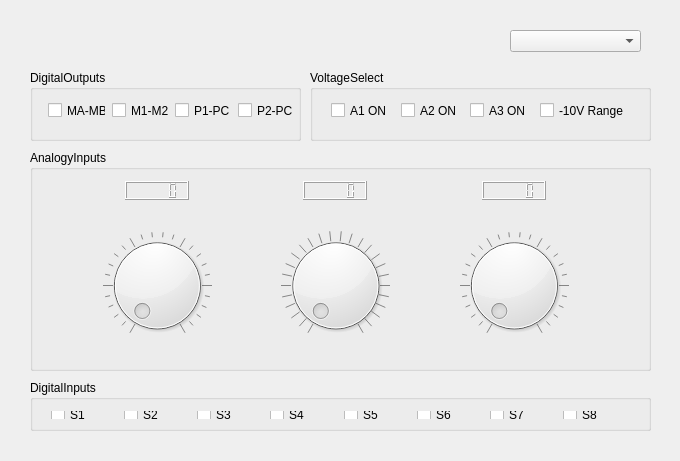
<?xml version="1.0" encoding="UTF-8"?>
<ui version="4.0">
 <class>Widget</class>
 <widget class="QWidget" name="Widget">
  <property name="geometry">
   <rect>
    <x>0</x>
    <y>0</y>
    <width>680</width>
    <height>461</height>
   </rect>
  </property>
  <property name="sizePolicy">
   <sizepolicy hsizetype="Expanding" vsizetype="Expanding">
    <horstretch>0</horstretch>
    <verstretch>0</verstretch>
   </sizepolicy>
  </property>
  <property name="windowTitle">
   <string>Widget</string>
  </property>
  <property name="windowIcon">
   <iconset resource="Beginner.qrc">
    <normaloff>:/image/SETTING</normaloff>:/image/SETTING</iconset>
  </property>
  <widget class="QWidget" name="widget" native="true">
   <property name="geometry">
    <rect>
     <x>20</x>
     <y>20</y>
     <width>641</width>
     <height>421</height>
    </rect>
   </property>
   <property name="sizePolicy">
    <sizepolicy hsizetype="Expanding" vsizetype="Expanding">
     <horstretch>0</horstretch>
     <verstretch>0</verstretch>
    </sizepolicy>
   </property>
   <widget class="QGroupBox" name="groupBox_DO">
    <property name="geometry">
     <rect>
      <x>10</x>
      <y>50</y>
      <width>271</width>
      <height>71</height>
     </rect>
    </property>
    <property name="title">
     <string>DigitalOutputs</string>
    </property>
    <widget class="QWidget" name="horizontalLayoutWidget">
     <property name="geometry">
      <rect>
       <x>7</x>
       <y>20</y>
       <width>269</width>
       <height>41</height>
      </rect>
     </property>
     <layout class="QHBoxLayout" name="horizontalLayout">
      <item>
       <widget class="QCheckBox" name="checkBox_DO1">
        <property name="text">
         <string>MA-MB</string>
        </property>
        <property name="checkable">
         <bool>false</bool>
        </property>
       </widget>
      </item>
      <item>
       <widget class="QCheckBox" name="checkBox_DO2">
        <property name="text">
         <string>M1-M2</string>
        </property>
        <property name="checkable">
         <bool>false</bool>
        </property>
       </widget>
      </item>
      <item>
       <widget class="QCheckBox" name="checkBox_DO3">
        <property name="text">
         <string>P1-PC</string>
        </property>
        <property name="checkable">
         <bool>false</bool>
        </property>
        <property name="checked">
         <bool>false</bool>
        </property>
        <property name="autoRepeat">
         <bool>false</bool>
        </property>
       </widget>
      </item>
      <item>
       <widget class="QCheckBox" name="checkBox_DO4">
        <property name="text">
         <string>P2-PC</string>
        </property>
        <property name="checkable">
         <bool>false</bool>
        </property>
       </widget>
      </item>
     </layout>
    </widget>
   </widget>
   <widget class="QGroupBox" name="groupBox_Sel">
    <property name="geometry">
     <rect>
      <x>290</x>
      <y>50</y>
      <width>341</width>
      <height>71</height>
     </rect>
    </property>
    <property name="title">
     <string>VoltageSelect</string>
    </property>
    <widget class="QWidget" name="horizontalLayoutWidget_2">
     <property name="geometry">
      <rect>
       <x>10</x>
       <y>20</y>
       <width>320</width>
       <height>41</height>
      </rect>
     </property>
     <layout class="QHBoxLayout" name="horizontalLayout_2">
      <item>
       <widget class="QCheckBox" name="checkBox_A1Enable">
        <property name="text">
         <string>A1 ON</string>
        </property>
       </widget>
      </item>
      <item>
       <widget class="QCheckBox" name="checkBox_A2Enable">
        <property name="text">
         <string>A2 ON</string>
        </property>
       </widget>
      </item>
      <item>
       <widget class="QCheckBox" name="checkBox_A3Enable">
        <property name="text">
         <string>A3 ON</string>
        </property>
       </widget>
      </item>
      <item>
       <widget class="QCheckBox" name="checkBox_VoltSel">
        <property name="text">
         <string>-10V Range</string>
        </property>
       </widget>
      </item>
     </layout>
    </widget>
   </widget>
   <widget class="QGroupBox" name="groupBox_AI">
    <property name="geometry">
     <rect>
      <x>10</x>
      <y>130</y>
      <width>621</width>
      <height>221</height>
     </rect>
    </property>
    <property name="title">
     <string>AnalogyInputs</string>
    </property>
    <widget class="QWidget" name="horizontalLayoutWidget_3">
     <property name="geometry">
      <rect>
       <x>30</x>
       <y>20</y>
       <width>551</width>
       <height>41</height>
      </rect>
     </property>
     <layout class="QHBoxLayout" name="horizontalLayout_3">
      <item>
       <spacer name="horizontalSpacer_1">
        <property name="orientation">
         <enum>Qt::Horizontal</enum>
        </property>
        <property name="sizeHint" stdset="0">
         <size>
          <width>40</width>
          <height>20</height>
         </size>
        </property>
       </spacer>
      </item>
      <item>
       <widget class="QLCDNumber" name="lcdNumber_A1"/>
      </item>
      <item>
       <spacer name="horizontalSpacer_2">
        <property name="orientation">
         <enum>Qt::Horizontal</enum>
        </property>
        <property name="sizeHint" stdset="0">
         <size>
          <width>40</width>
          <height>20</height>
         </size>
        </property>
       </spacer>
      </item>
      <item>
       <spacer name="horizontalSpacer_3">
        <property name="orientation">
         <enum>Qt::Horizontal</enum>
        </property>
        <property name="sizeHint" stdset="0">
         <size>
          <width>40</width>
          <height>20</height>
         </size>
        </property>
       </spacer>
      </item>
      <item>
       <widget class="QLCDNumber" name="lcdNumber_A2"/>
      </item>
      <item>
       <spacer name="horizontalSpacer_4">
        <property name="orientation">
         <enum>Qt::Horizontal</enum>
        </property>
        <property name="sizeHint" stdset="0">
         <size>
          <width>40</width>
          <height>20</height>
         </size>
        </property>
       </spacer>
      </item>
      <item>
       <spacer name="horizontalSpacer_5">
        <property name="orientation">
         <enum>Qt::Horizontal</enum>
        </property>
        <property name="sizeHint" stdset="0">
         <size>
          <width>40</width>
          <height>20</height>
         </size>
        </property>
       </spacer>
      </item>
      <item>
       <widget class="QLCDNumber" name="lcdNumber_A3"/>
      </item>
      <item>
       <spacer name="horizontalSpacer_6">
        <property name="orientation">
         <enum>Qt::Horizontal</enum>
        </property>
        <property name="sizeHint" stdset="0">
         <size>
          <width>40</width>
          <height>20</height>
         </size>
        </property>
       </spacer>
      </item>
     </layout>
    </widget>
    <widget class="QWidget" name="horizontalLayoutWidget_4">
     <property name="geometry">
      <rect>
       <x>30</x>
       <y>70</y>
       <width>551</width>
       <height>131</height>
      </rect>
     </property>
     <layout class="QHBoxLayout" name="horizontalLayout_4">
      <item>
       <widget class="QDial" name="dial_A1">
        <property name="cursor">
         <cursorShape>PointingHandCursor</cursorShape>
        </property>
        <property name="minimum">
         <number>0</number>
        </property>
        <property name="maximum">
         <number>100</number>
        </property>
        <property name="notchesVisible">
         <bool>true</bool>
        </property>
       </widget>
      </item>
      <item>
       <widget class="QDial" name="dial_A2">
        <property name="maximum">
         <number>1000</number>
        </property>
        <property name="singleStep">
         <number>10</number>
        </property>
        <property name="notchesVisible">
         <bool>true</bool>
        </property>
       </widget>
      </item>
      <item>
       <widget class="QDial" name="dial_A3">
        <property name="maximum">
         <number>100</number>
        </property>
        <property name="notchesVisible">
         <bool>true</bool>
        </property>
       </widget>
      </item>
     </layout>
    </widget>
   </widget>
   <widget class="QGroupBox" name="groupBox_DI">
    <property name="geometry">
     <rect>
      <x>10</x>
      <y>360</y>
      <width>621</width>
      <height>51</height>
     </rect>
    </property>
    <property name="title">
     <string>DigitalInputs</string>
    </property>
    <widget class="QWidget" name="horizontalLayoutWidget_5">
     <property name="geometry">
      <rect>
       <x>10</x>
       <y>20</y>
       <width>601</width>
       <height>30</height>
      </rect>
     </property>
     <layout class="QHBoxLayout" name="horizontalLayout_5">
      <item>
       <widget class="QCheckBox" name="checkBox_S1">
        <property name="text">
         <string>S1</string>
        </property>
       </widget>
      </item>
      <item>
       <widget class="QCheckBox" name="checkBox_S2">
        <property name="text">
         <string>S2</string>
        </property>
       </widget>
      </item>
      <item>
       <widget class="QCheckBox" name="checkBox_S3">
        <property name="text">
         <string>S3</string>
        </property>
       </widget>
      </item>
      <item>
       <widget class="QCheckBox" name="checkBox_S4">
        <property name="text">
         <string>S4</string>
        </property>
       </widget>
      </item>
      <item>
       <widget class="QCheckBox" name="checkBox_S5">
        <property name="text">
         <string>S5</string>
        </property>
       </widget>
      </item>
      <item>
       <widget class="QCheckBox" name="checkBox_S6">
        <property name="text">
         <string>S6</string>
        </property>
       </widget>
      </item>
      <item>
       <widget class="QCheckBox" name="checkBox_S7">
        <property name="text">
         <string>S7</string>
        </property>
       </widget>
      </item>
      <item>
       <widget class="QCheckBox" name="checkBox_S8">
        <property name="text">
         <string>S8</string>
        </property>
       </widget>
      </item>
     </layout>
    </widget>
   </widget>
   <widget class="QComboBox" name="comboBox_COM">
    <property name="geometry">
     <rect>
      <x>490</x>
      <y>10</y>
      <width>131</width>
      <height>22</height>
     </rect>
    </property>
    <property name="editable">
     <bool>false</bool>
    </property>
    <property name="currentText">
     <string/>
    </property>
    <property name="currentIndex">
     <number>-1</number>
    </property>
   </widget>
  </widget>
 </widget>
 <layoutdefault spacing="6" margin="11"/>
 <resources>
  <include location="Beginner.qrc"/>
 </resources>
 <connections>
  <connection>
   <sender>dial_A1</sender>
   <signal>valueChanged(int)</signal>
   <receiver>lcdNumber_A1</receiver>
   <slot>display(int)</slot>
   <hints>
    <hint type="sourcelabel">
     <x>150</x>
     <y>285</y>
    </hint>
    <hint type="destinationlabel">
     <x>156</x>
     <y>190</y>
    </hint>
   </hints>
  </connection>
  <connection>
   <sender>dial_A2</sender>
   <signal>valueChanged(int)</signal>
   <receiver>lcdNumber_A2</receiver>
   <slot>display(int)</slot>
   <hints>
    <hint type="sourcelabel">
     <x>335</x>
     <y>285</y>
    </hint>
    <hint type="destinationlabel">
     <x>334</x>
     <y>190</y>
    </hint>
   </hints>
  </connection>
  <connection>
   <sender>dial_A3</sender>
   <signal>valueChanged(int)</signal>
   <receiver>lcdNumber_A3</receiver>
   <slot>display(int)</slot>
   <hints>
    <hint type="sourcelabel">
     <x>520</x>
     <y>285</y>
    </hint>
    <hint type="destinationlabel">
     <x>513</x>
     <y>190</y>
    </hint>
   </hints>
  </connection>
 </connections>
</ui>
